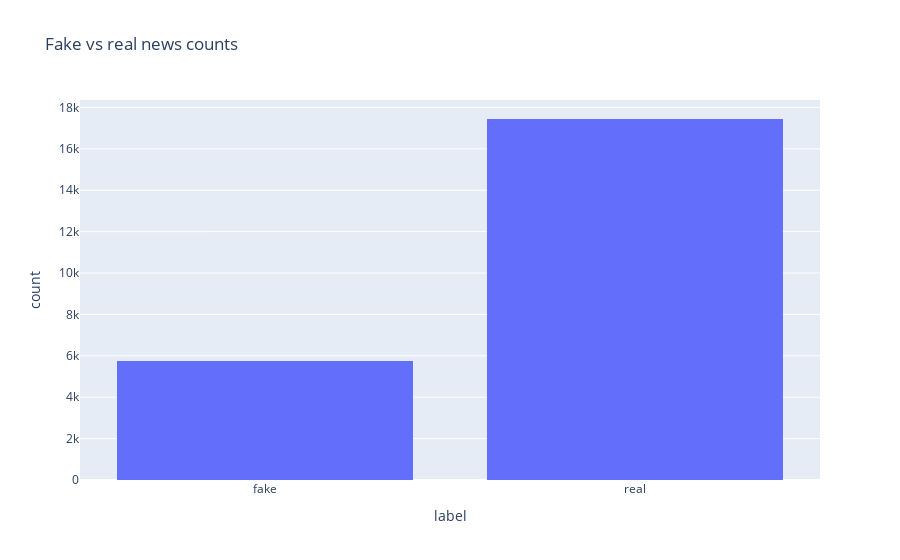

The cell this chart's notebook holds for it:
### Code cell
px.histogram(data_frame=final_df, x = 'label', title = 'Fake vs real news counts')

### Figure 1 — Plotly figure (JSON) as saved in the notebook; plotly's stock layout.template omitted (floating-point values rounded to 4 significant figures; data arrays with more than 128 entries replaced by an {"elided": "..."} marker saying what was removed)
{"data": [{"alignmentgroup": "True", "bingroup": "x", "hovertemplate": "label=%{x}<br>count=%{y}<extra></extra>", "legendgroup": "", "marker": {"color": "#636efa", "pattern": {"shape": ""}}, "name": "", "offsetgroup": "", "orientation": "v", "showlegend": false, "type": "histogram", "x": {"elided": "23196 str values"}, "xaxis": "x", "yaxis": "y"}], "layout": {"barmode": "relative", "legend": {"tracegroupgap": 0}, "title": {"text": "Fake vs real news counts"}, "xaxis": {"anchor": "y", "domain": [0, 1], "title": {"text": "label"}}, "yaxis": {"anchor": "x", "domain": [0, 1], "title": {"text": "count"}}}}
